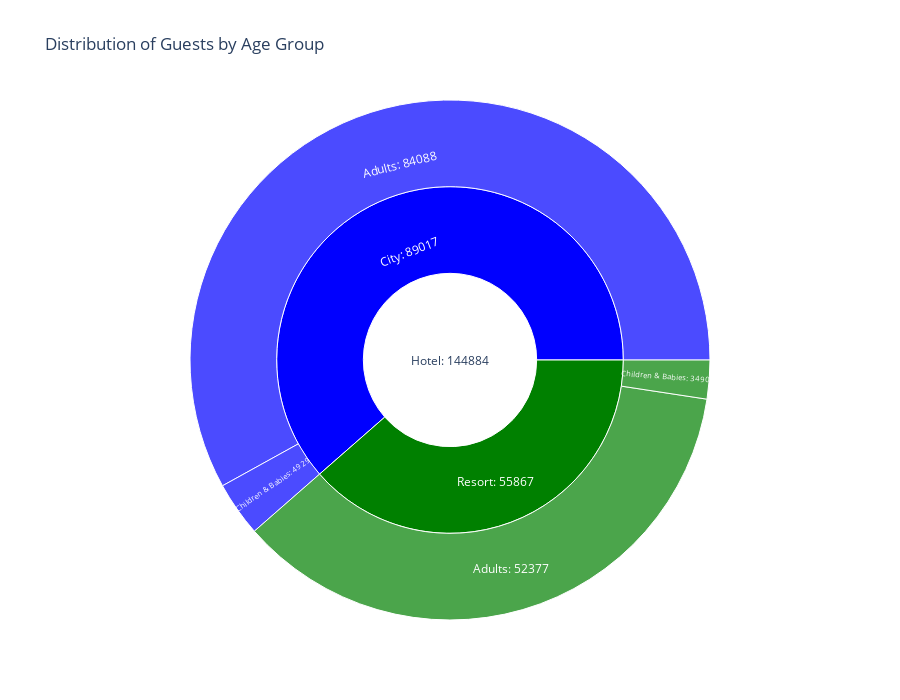

Here is the notebook cell this chart was saved with:
### Code cell
import plotly.express as px
import plotly.io as pio

resort_kids = resort_children + resort_babies
city_kids = city_children + city_babies

# Daten vorbereiten
data = {
    "Hotel": ["Hotel", "Hotel", "Hotel", "Hotel"],
    "Branch": ["Resort", "Resort", "City", "City"],
    "Besuchergruppe": ["Adults", "Children & Babies", "Adults", "Children & Babies"],
    "Anzahl": [ resort_adults, resort_kids, city_adults, city_kids]
}

# Sunburst-Diagramm erstellen
fig = px.sunburst(
    data,
    path=["Hotel", "Branch", "Besuchergruppe"],
    values="Anzahl",
    title="Distribution of Guests by Age Group",
    hover_data=["Anzahl"],
    color_discrete_sequence=["blue", "green"],  # Hier die Farben ändern
)


# Anzahl als Textlabel anzeigen und Format anpassen
fig.update_traces(textinfo="label+value", texttemplate="%{label}: %{value:.0f}")


# Diagramm anzeigen und Größe anpassen
fig.update_layout(width=900, height=700)

# Diagramm als HTML-Datei speichern
#fig.write_html("/Users/carareusch/Desktop/TechsLabTeam2/TechsLabTeam2-3/Code/Output/Figures/Distribution_of_Hotel_Guests.html")

# Speichern des Diagramms als JPEG mit 300 DPI
fig.write_image("/Users/carareusch/Desktop/TechsLabTeam2/TechsLabTeam2-3/Code/Output/Figures/Distribution_of_Hotel_Guests 2.jpg", format="jpeg", scale=3)


# Diagramm anzeigen
fig.show()

### Figure 1 — Plotly figure (JSON) as saved in the notebook; plotly's stock layout.template omitted (floating-point values rounded to 4 significant figures)
{"data": [{"branchvalues": "total", "customdata": [[84088], [52377], [4929], [3490], [89017], [55867], [144884]], "domain": {"x": [0, 1], "y": [0, 1]}, "hovertemplate": "labels=%{label}<br>Anzahl=%{customdata[0]}<br>parent=%{parent}<br>id=%{id}<extra></extra>", "ids": ["Hotel/City/Adults", "Hotel/Resort/Adults", "Hotel/City/Children & Babies", "Hotel/Resort/Children & Babies", "Hotel/City", "Hotel/Resort", "Hotel"], "labels": ["Adults", "Adults", "Children & Babies", "Children & Babies", "City", "Resort", "Hotel"], "name": "", "parents": ["Hotel/City", "Hotel/Resort", "Hotel/City", "Hotel/Resort", "Hotel", "Hotel", ""], "textinfo": "label+value", "texttemplate": "%{label}: %{value:.0f}", "type": "sunburst", "values": [84088, 52377, 4929, 3490, 89017, 55867, 144884]}], "layout": {"height": 700, "legend": {"tracegroupgap": 0}, "sunburstcolorway": ["blue", "green"], "title": {"text": "Distribution of Guests by Age Group"}, "width": 900}}
